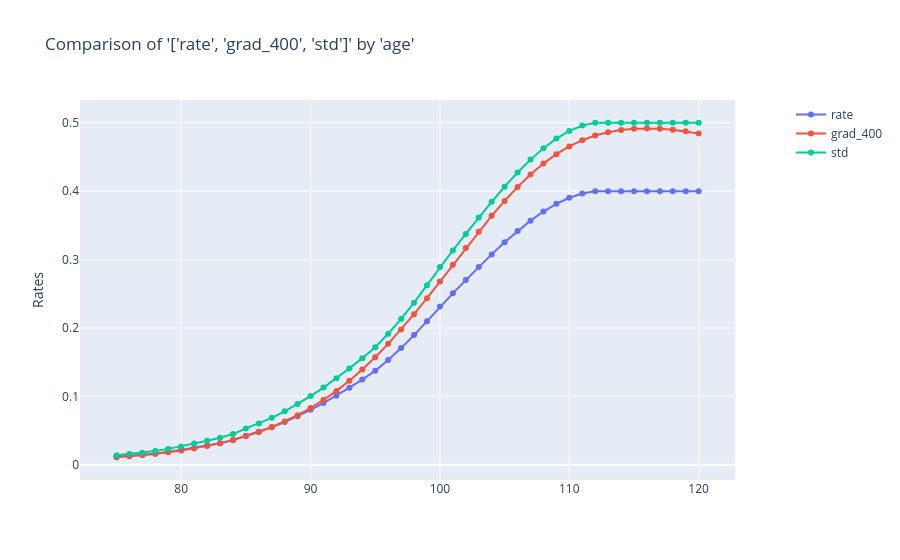

The notebook cell this image was saved under:
### Code cell
charters.compare_rates(
    df=df,
    x_axis="age",
    rates=["rate", "grad_400", "std"],
    weights=None,
    y_log=False,
    # x_bins=6,
    display=True,
)
